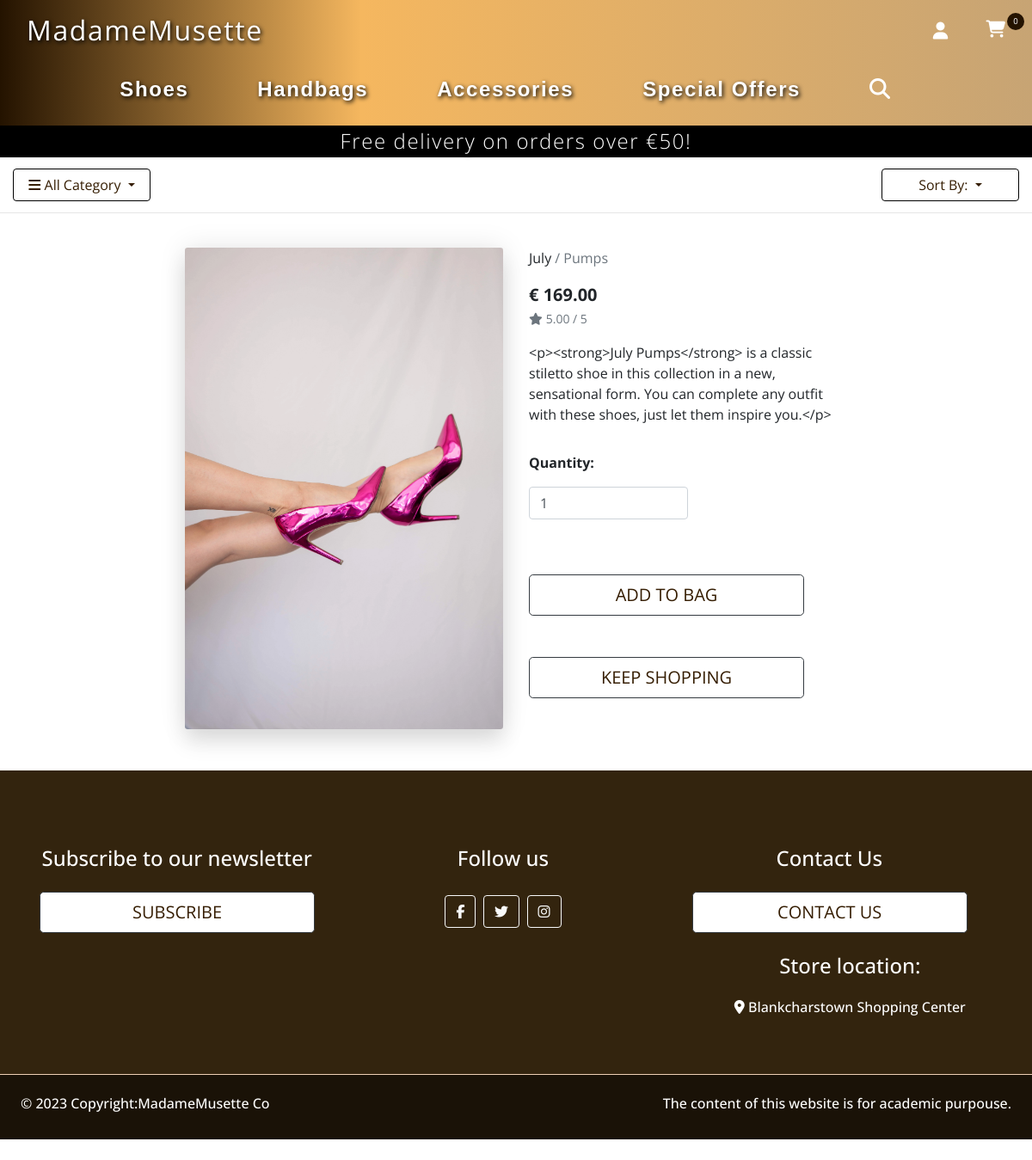
The app's page /products/1, older data.
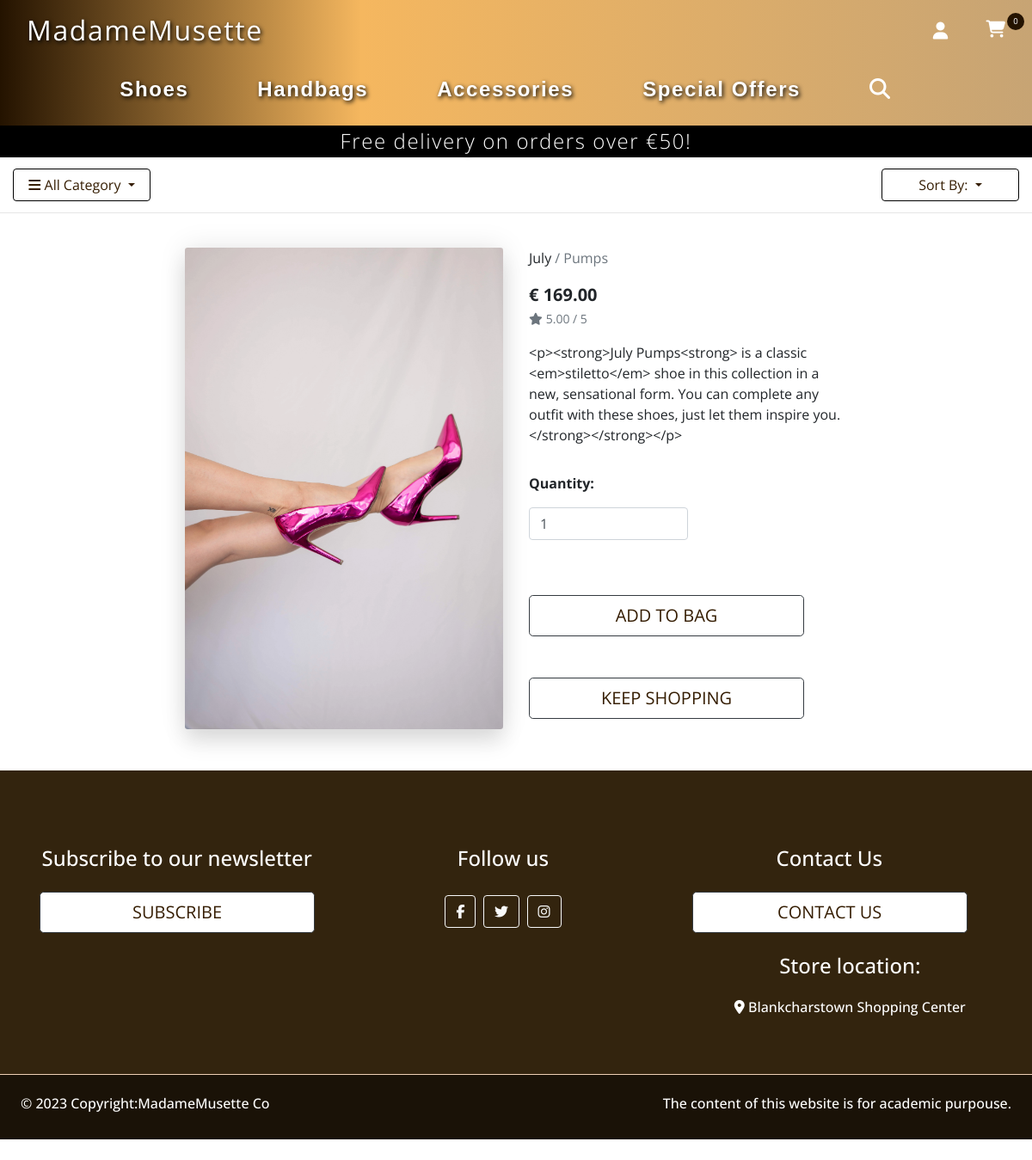
The same page, newer data.
### products/models.py (models this page shows, shortened)
class Product(models.Model):
    category = models.ForeignKey('Category', null=True, blank=True,
                                 on_delete=models.SET_NULL)
    name = models.CharField(max_length=254)
    description = RichTextField()
    price = models.DecimalField(max_digits=6, decimal_places=2)
    rating = models.DecimalField(max_digits=6, decimal_places=2, null=True,
                                 blank=True)
    image = models.ImageField(null=True, blank=True)
    in_stock = models.BooleanField(default=True)
    is_customized = models.BooleanField(default=True)
    created_date = models.DateTimeField(auto_now_add=True)
    updated_date = models.DateTimeField(auto_now=True)

class Category(models.Model):
    class Meta:
        verbose_name_plural = 'Categories'
    name = models.CharField(max_length=254)
    friendly_name = models.CharField(max_length=254, null=True, blank=True)

### products/views.py (the view)
# urls.py: path('<product_id>', views.product_detail, name='product_detail'),
def product_detail(request, product_id):
    product = get_object_or_404(Product, pk=product_id)
    context = {
        'product': product,
    }
    return render(request, 'products/product_detail.html', context)

### home/form.py
class ContactForm(forms.ModelForm):
    class Meta:
        model = Contact
        fields = ['full_name', 'email', 'subject', 'message']
        labels = {
            'full_name': '',
            'email': '',
            'message': '',
        }
        widgets = {
            'full_name': forms.TextInput(attrs={'class': 'form-control text-mute mb-3', 'placeholder': 'Full Name'}),
            'email': forms.EmailInput(attrs={'class': 'form-control mb-3', 'placeholder': 'Email'}),
            'subject': forms.RadioSelect(attrs={'class': 'form-check form-check-inline list-unstyled mb-3'}),
            'message': forms.Textarea(attrs={'class': 'form-control', 'placeholder': 'Write message'}),
            }

### cart/context_processors.py (called while the page is built, shortened)
def cart_contents(request):
    cart_items = []
    total = 0
    product_count = 0
    cart = request.session.get('cart', {})
    if total < settings.FREE_DELIVERY_THRESHOLD:
        delivery = total * Decimal(settings.STANDARD_DELIVERY_PERCENTAGE / 100)
        free_delivery_delta = settings.FREE_DELIVERY_THRESHOLD - total
    else:
        delivery = 0
        free_delivery_delta = 0
    grand_total = delivery + total
    context = {
        'cart_items': cart_items,
        'total': total,
        'product_count': product_count,
        'delivery': delivery,
        'free_delivery_delta': free_delivery_delta,
        'free_delivery_threshold': settings.FREE_DELIVERY_THRESHOLD,
        'grand_total': grand_total,
    }
    return context

### home/context_processors.py (called while the page is built)
def contact_form(request):
    c_form = ContactForm()
    context = {
        'c_form': c_form,
    }
    return context

### products/context_processors.py (called while the page is built)
def categories_sort(request):
    list = Category.objects.all()
    return dict(list=list)

### products/templates/products/product_detail.html (shortened to what this page needs)
{% extends "base_shop.html" %}
{% load static %}
{% block content %}
    <div class="container-fluid h-100 prod_detail_wrap">
        <div class="row">
            <div class="col-12 col-md-6 col-lg-4 offset-lg-2 text-center">
                <div class="image-container my-5">
                        <a href="{{ product.image.url }}" target="_blank">
                            <img class="card-img-top img-fluid" src="{{ product.image.url }}" alt="{{ product.name }}" style=" height: 35rem; width: auto;" >
                        </a>
                </div>
            </div>
            <div class="col-12 col-md-6 col-lg-4">
                <div class="product-details-container mb-5 mt-md-5">
                    <p class="mb-0"> {{ product.name }}
                        {% if product.category %}
                        <a class="text-muted"
                            href="{% url 'products' %}?category={{ product.category.name }}">
                            / <span>{{ product.category.friendly_name }}</span>
                        </a>
                    </p>
                    {% endif %}</p>
                    <p class="lead mb-0 text-left font-weight-bold">€ {{ product.price }}</p>
                    {% if product.rating %}
                        <small class="text-muted"><i class="fas fa-star mr-1"></i>{{ product.rating }} / 5</small>
                    {% else %}
                        <small class="text-muted">No Rating</small>
                    {% endif %}
                    <p class="mt-3">{{ product.description }}</p>
                    <form class="form" action="{% url 'add_to_cart' product.id %}" method="POST">
                        <div class="form-row">
                            <div class="col-12">
                                <p class="mt-3"><strong>Quantity:</strong></p>
                                <div class="form-group w-50">
                                    <div class="input-group">
                                        <input class="form-control qty_input" type="number" name="quantity" value="1" min="1" max="99" data-item_id="{{ product.id }}" id="id_qty_{{ product.id }}">
                                    </div>
                                </div>
                            </div>
                            <div class="col-12">
                                 <input type="submit" class="btn btn-outline-dark btn-lg discover-btn text-uppercase mt-5" value="Add to Bag">
                                <a href="{% url 'products' %}" class="btn btn-outline-dark btn-lg discover-btn  mt-5">
                                    <span class="text-uppercase">Keep Shopping</span>
                                </a>
                            </div>
                        </div>
                    </form>
                </div>
            </div>
        </div>
    </div>
{% endblock %}

### templates/base_shop.html (shortened to what this page needs)
{% extends "base.html" %}
{% block navbar %}
<header class="container-fluid fixed-top gradient-custom">
    <div id="topnav" class="row pt-lg-2 d-none d-lg-flex">
           <div class="col-12 col-lg-4 my-auto py-1 py-lg-0 text-center text-lg-left">
             <a href="{% url 'home' %}" class="nav-link main-logo-link">
               <h2 class="logo-font text-white my-0"><strong>MadameMusette</strong></h2>
             </a>
           </div>
        <div class="col-12 col-lg-8 my-auto py-1 py-lg-0">
            <ul class="list-inline list-unstyled text-center text-lg-right my-0">
                <li class="list-inline-item dropdown">
                    <a class="text-white nav-link" href="#" id="user-options" data-toggle="dropdown"
                        aria-haspopup="true" aria-expanded="false">
                        <div class="text-center">
                            <div><i class="fas fa-user fa-lg"></i></div>
                        </div>
                    </a>
                </li>
                <li class="list-inline-item">
                    <a href="{% url 'cart_view' %}" class="nav-link text-white cart position-relative d-inline-flex">
                        <i class="fas fa fa-shopping-cart fa-lg"></i>
                        <span class="cart-basket d-flex align-items-center justify-content-center">
                          {{product_count}}
                        </span>
                      </a>
                </li>
            </ul>
        </div>
    </div>
    <div class="row " id="main_nav">
        <nav class="navbar navbar-expand-lg navbar-light w-100">
            {% include 'includes/main-nav.html' %}
        </nav>
    </div>
    <div id="delivery-banner" class="row text-center">
        <div class="col bg-black text-white">
            <h4 class="logo-font my-1">Free delivery on orders over €{{ free_delivery_threshold }}!</h4>
        </div>
    </div>
    <div class="row products">
        <div class="col-lg col-sm col-md col-6 flex-grow-0">
            <div class="dropdown d-inline-block float-right">
                <button type="button" class="btn btn-primary dropdown-toggle sort-categories" data-toggle="dropdown">
                    <i class="fa fa-bars"></i> <span> All category</span>
                </button>
            </div>
        </div>
        <div class="col-lg col-sm col-md col-6 flex-grow-0">
            <div class="dropdown d-inline-block float-left">
                <button type="button" class="btn btn-primary dropdown-toggle sort-categories" data-toggle="dropdown">
                    Sort by:
                </button>
            </div>
        </div>
    </div>
</header>
{% endblock %}

### templates/base.html (shortened to what this page needs)
{% load static %}
{% load crispy_forms_tags %}
<!doctype html>
<html lang="en">
<head>
  {% block corecss %}
  <link rel="stylesheet" href="https://cdn.jsdelivr.net/npm/bootstrap@4.6.2/dist/css/bootstrap.min.css"
>
  <link rel="stylesheet" href="{% static 'css/base.css' %}">
  {% endblock %}
</head>
<body>
  {% block navbar %}{% endblock %}
  {% block content %}
  {% endblock %}
  <footer class="footer bg-dark sticky-bottom">
    <div class="container-fluid bottom_border">
      <div class="row w-100 p-3">
        <div class="col-md-4 my-4">
          <div class="col-12 text-center mt-5">
            <h4 class="my-4">Subscribe to our newsletter</h4>
            <button type="button" class="btn btn-outline-dark btn-lg discover-btn">
              Subscribe
            </button>
          </div>
        </div>
        <div class="col-md-4 my-4">
          <div class="col-12 text-center mt-5">
            <h4 class="my-4">Follow us</h4>
            <div class="social text-white">
              <section class="mb-4">
                <a class="btn btn-outline-light btn-floating m-1"
                  href="https://www.facebook.com/profile.php?id=100091938860938" target="_blank" role="button"><i
                    class="fab fa-facebook-f"></i></a>
                <a class="btn btn-outline-light btn-floating m-1" href="https://twitter.com/MusetteRomania"
                  target="_blank" role="button"><i class="fab fa-twitter"></i></a>
                <a class="btn btn-outline-light btn-floating m-1" href="https://www.instagram.com/musette.official/"
                  target="_blank" role="button"><i class="fab fa-instagram"></i></a>
              </section>
            </div>
          </div>
        </div>
        <div class="col-md-4 my-4">
          <div class="col-12 text-center mt-5">
            <h4 class="my-4">Contact Us</h4>
            <div class="form-group">
              <form action="{% url 'contactView' %}" method="POST">
                <button type="button" class="btn btn-outline-dark btn-lg discover-btn" data-toggle="modal"
                  data-target="#myModal">
                  Contact Us
                </button>
              </form>
            </div>
          </div>
          <div class="text-center">
            <h4 class="my-4 ml-5">Store location:</h4>
            <a
              href="https://www.google.com/maps/place/Blanchardstown+Centre/@53.3931251,-6.3983277,14.75z/data=!4m6!3m5!1s0x48670d50e9317be7:0x1ef966973dd6d646!8m2!3d53.3918686!4d-6.3910117!16s%2Fm%2F05qb9zy">
              <h6 class="text-white ml-5 " id="store-location"><i class="fas fa-map-marker-alt"></i> Blankcharstown
                Shopping
                Center</h6>
            </a>
          </div>
        </div>
      </div>
    </div>
    <div class="container-fluid" id="subfooter">
      <div class="row">
        <div class="col-lg-4 p-4">
          <a class="text-reset fw-bold" href="https://mdbootstrap.com/">
            <h6>© 2023 Copyright:MadameMusette Co</h6>
          </a></div>
        <div class="col-lg-8 text-lg-right p-4">
          <h6>The content of this website is for academic purpouse.</h6>
        </div>
      </div>
    </div>
  </footer>
  <a href="#" class="scroll_btn text-white" aria-label="Scroll"><i class="fas fa-arrow-up"></i></a>
</body>
</html>

### templates/includes/main-nav.html (shortened to what this page needs)
<div class="collapse navbar-collapse" id="main-nav">
    <ul class="navbar-nav w-auto mx-auto">
        <li class="nav-item dropdown">
            <a class="logo-font font-weight-bold nav-link text-white mr-5" href="#" id="shoes-link" data-toggle="dropdown" aria-haspopup="true" aria-expanded="false">
                Shoes
            </a>
        </li>
        <li class="nav-item dropdown">
            <a class="logo-font font-weight-bold nav-link text-white mr-5" href="#" id="handbags-link" data-toggle="dropdown" aria-haspopup="true" aria-expanded="false">
                Handbags
            </a>
        </li>
        <li class="nav-item dropdown">
            <a class="logo-font font-weight-bold nav-link text-white mr-5" href="#" id="accessories-link" data-toggle="dropdown" aria-haspopup="true" aria-expanded="false">
                Accessories
            </a>
        </li>
        <li class="nav-item dropdown">
            <a class="logo-font font-weight-bold nav-link text-white" href="#" id="sales-link" data-toggle="dropdown" aria-haspopup="true" aria-expanded="false">
                Special Offers
            </a>
        </li>
        <li class="nav-item dropdown m-hide d-none d-lg-block  mx-5">
            <a href="#full-page-search" class="nav-link h-icon text-white">
                <i class="fa fa-search"></i>
            </a>
        </li>
    </ul>
</div>

### static/css/base.css (style rules this page uses)
html, body { font-family: 'Open Sans', sans-serif; }
.navbar { font-size: 1.5rem; font-family: 'Playfair', sans-serif; font-weight: 300; letter-spacing: .1rem; }
.nav-item { padding: .5rem; }
.gradient-custom { background: rgb(36,19,0); background: -moz-linear-gradient(90deg, rgba(36,19,0,1) 0%, rgba(245,183,95,1) 35%, rgba(199,164,116,1) 100%); background: -webkit-linear-gradient(90deg, rgba(36,19,0,1) 0%, rgba(245,183,95,1) 35%, rgba(199,164,116,1) 100%); background: linear-gradient(90deg, rgba(36,19,0,1) 0%, rgba(245,183,95,1) 35%, rgba(199,164,116,1) 100%); filter: progid:DXImageTransform.Microsoft.gradient(startColorstr="#241300",endColorstr="#c7a474",GradientType=1); }
.btn.discover-btn { width: 20rem; color:rgb(53, 29, 2)!important; background-color: #fff; text-transform: uppercase; }
.logo-font { text-shadow: .1rem .1rem .3rem rgba(0, 0, 0, 1); font-weight: 300; letter-spacing: .1rem; }
.main-logo-link { width: fit-content; }
.text-white { color: #fff!important; }
.bg-black { background: #000 !important; }
.products { display: flex; justify-content: space-between; padding: 13px 0; border-bottom: 1px solid #e5e5e5; background-color: #fff; }
.card-img, .card-img-top { box-shadow: 0 1rem 1.5rem rgba(0, 0, 0, .1), 0 0 2rem rgba(0, 0, 0, .1); border-radius: 0.2rem; }
.sort-categories { width: 10rem; font-size: 1rem; text-transform: capitalize; color:rgb(53, 29, 2)!important; background-color: #fff; border-color: #000; }
.prod_detail_wrap { margin-top: 30vh; }
ul a.cart .cart-basket { font-size: .6rem; position: absolute; top: -10px; right: -6px; width: 20px; height: 20px; color: #fff; background-color:#241300; border-radius: 50%; }
.footer { background-color: #33240e!important; color:#fff; font-size: 2px; }
.bottom_border { border-bottom:1px solid #eecfb5; padding-bottom:20px; }
#subfooter { background-color:#1a1207!important ; }
a:link { text-decoration: none; }

Row changes from the older to the newer data that the page shows:
changed Product "July": description "<p><strong>July Pumps</strong> is a classic stiletto shoe in this collection in a new, sensational form. You can complete any outfit with these shoes, just let them inspire you.</p>" → "<p><strong>July Pumps<strong> is a classic <em>stiletto</em> shoe in this collection in a new, sensational form. You can complete any outfit with these shoes, just let them inspire you.</strong></strong></p>"
